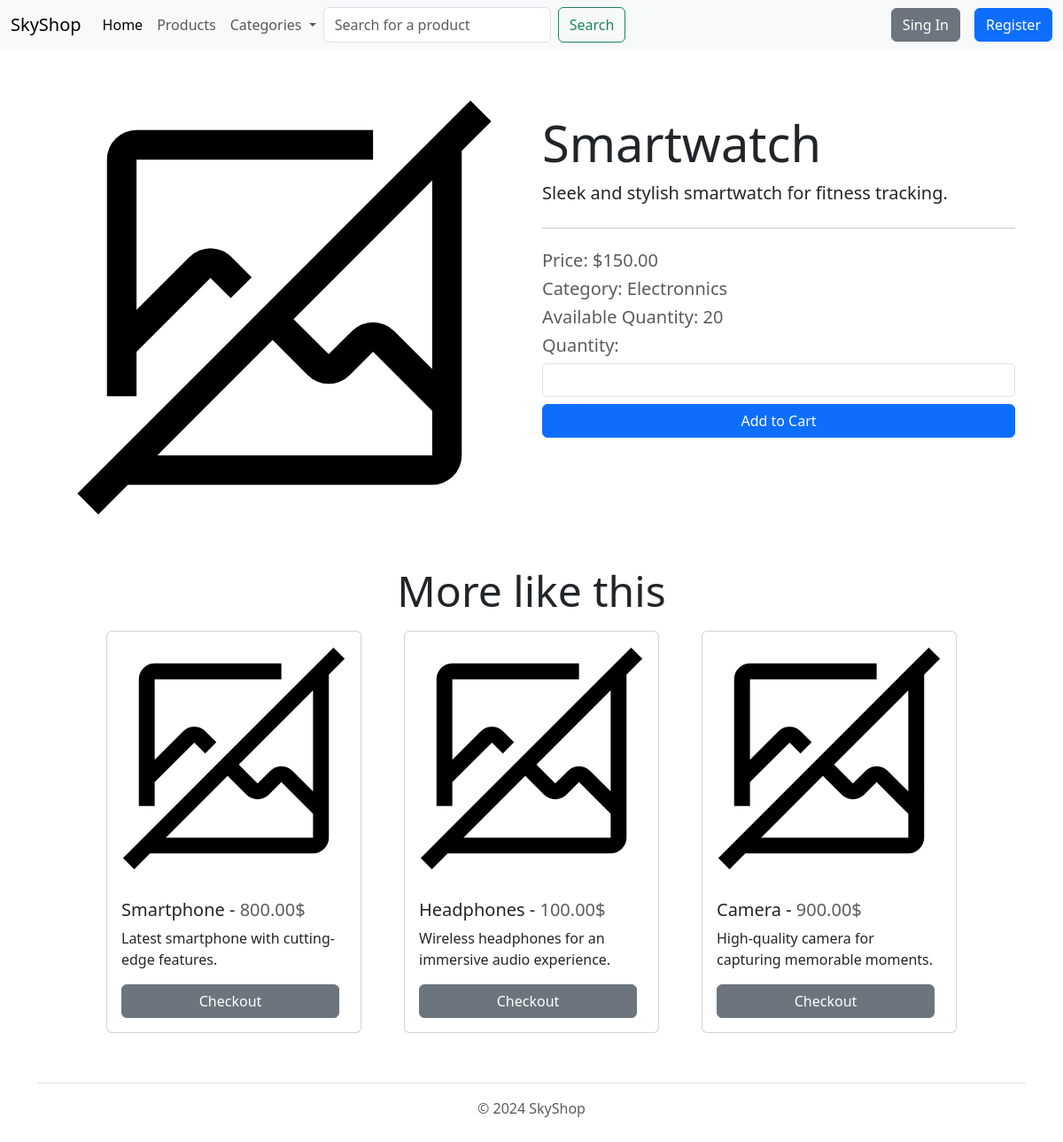
The page /product/756/ on the database its author committed.
### store/models.py (models this page shows, shortened)
class Product(models.Model):
    title = models.CharField(max_length=100, unique=True)
    description = models.TextField()
    price = models.DecimalField(max_digits=10, decimal_places=2)
    category = models.ForeignKey(Category, on_delete=models.CASCADE)
    image = models.ImageField(upload_to='products', null=True, blank=True)
    quantity = models.PositiveIntegerField()
    discount = models.PositiveIntegerField(null=True, blank=True)
    sales_count = models.PositiveIntegerField(default=0)

class Category(models.Model):
    name = models.CharField(max_length=100, unique=True)

### store/views.py (the view)
# urls.py: path('product/<int:pk>/', ProductDetailView.as_view(), name='products'),
class ProductDetailView(DetailView):
    model = Product
    template_name = 'product.html'
    def get_context_data(self, **kwargs):
        context = super().get_context_data(**kwargs)
        if self.get_object().discount:
            context['discounted_price'] = round(self.get_object(
            ).price * Decimal(self.get_object().discount / 100), 2)
        context['more_like_this'] = self.get_more_like_this()
        return context
    def get_more_like_this(self):
        category = self.get_object().category
        products = Product.objects.filter(
            category=category, quantity__gt=0).exclude(title__contains=self.get_object().title).order_by('-sales_count')[0:3]
        return products

### store/context_processor.py (called while the page is built)
def categories_context(request):
    categories = Category.objects.all()
    return {'categories': categories}

### store/templates/product.html (shortened to what this page needs)
{% extends 'base.html' %}
{% load static %}
{% block content %}
  <div class="container mt-4">
    <div class="row">
      <div class="col-md-6">
        {% if object.image %}
          <img class="img-fluid" src="{{ object.image.url }}" alt="{{ object.title }}">
        {% else %}
          <img class="img-fluid" src="{% static 'images/no-image.svg' %}" alt="No Image">
        {% endif %}
      </div>
      <div class="col-md-6 pt-5">
        <div class="jumbotron">
            <h1 class="display-4">{{ object.title }}</h1>
            <p class="lead">{{ object.description }}</p>
            <hr class="my-4">
            {% if object.discount %}
            <p class="h5 text-muted ">Price: $<span class="text-decoration-line-through">{{ object.price }} </span>- {{discounted_price}}$</p>
            {% else %}
            <p class="h5 text-muted">Price: ${{ object.price }}</p>
            {% endif %}
            <p class="h5 text-muted">Category: {{ object.category.name }}</p>
            {% if object.quantity > 0 %}
            <p class="h5 text-muted">Available Quantity: {{ object.quantity }}</p>
            {% else %}
            <p class="h5 text-danger">Product Unavailable</p>
            {% endif %}
            <form method="post" action="" class="d-flex flex-column gap-2">
            <div>
                <label for="quantity" class="h5 text-muted">Quantity:</label>
                <input class="form-control" type="number" name="quantity" id="quantity" min="1" max="{{ object.quantity }}" required>
            </div>
            {% if object.quantity > 0 %}
            <a href="{% url 'add-product' product_id=product.id %}" class="btn btn-primary">Add to Cart</a>
            {% else %}
            <a type="submit" class="btn btn-danger disabled">Product Unavailable</a>
            {% endif %}
            </form>
        </div>
      </div>
    </div>
    <div class="jumbotron">
        <p class="display-5 text-center mt-4">More like this</p>
    </div>
    <div class="d-flex justify-content-center gap-5">
        {% for product in more_like_this %}
        <div class="card" style="width: 18rem;">
            <img src="{% if product.image %}{{ product.image.url }}{% else %}{% static 'images/no-image.svg' %}{% endif %}" class="card-img-top" alt="...">
            <div class="card-body">
                <h5 class="card-title">{{ product.title }} - <span class="text-muted">{{ product.price }}$</span></h5>
                <p class="card-text">{{ product.description }}</p>
                <div class="d-grid gap-2 d-md-flex justify-content-md-start">
                    <a class="btn btn-secondary me-md-2 w-100" type="button" href="{% url 'products' pk=product.id %}">Checkout</a>
                </div>
            </div>
        </div>
        {% endfor %}
    </div>
  </div>
{% endblock %}

### rows shown on the page
Product: title "Smartwatch", description "Sleek and stylish smartwatch for fitness tracking.", price "150.00", category.name "Electronnics", quantity "20"
Product: title "Smartphone", price "800.00", description "Latest smartphone with cutting-edge features."
Product: title "Headphones", price "100.00", description "Wireless headphones for an immersive audio experience."
Product: title "Camera", price "900.00", description "High-quality camera for capturing memorable moments."
